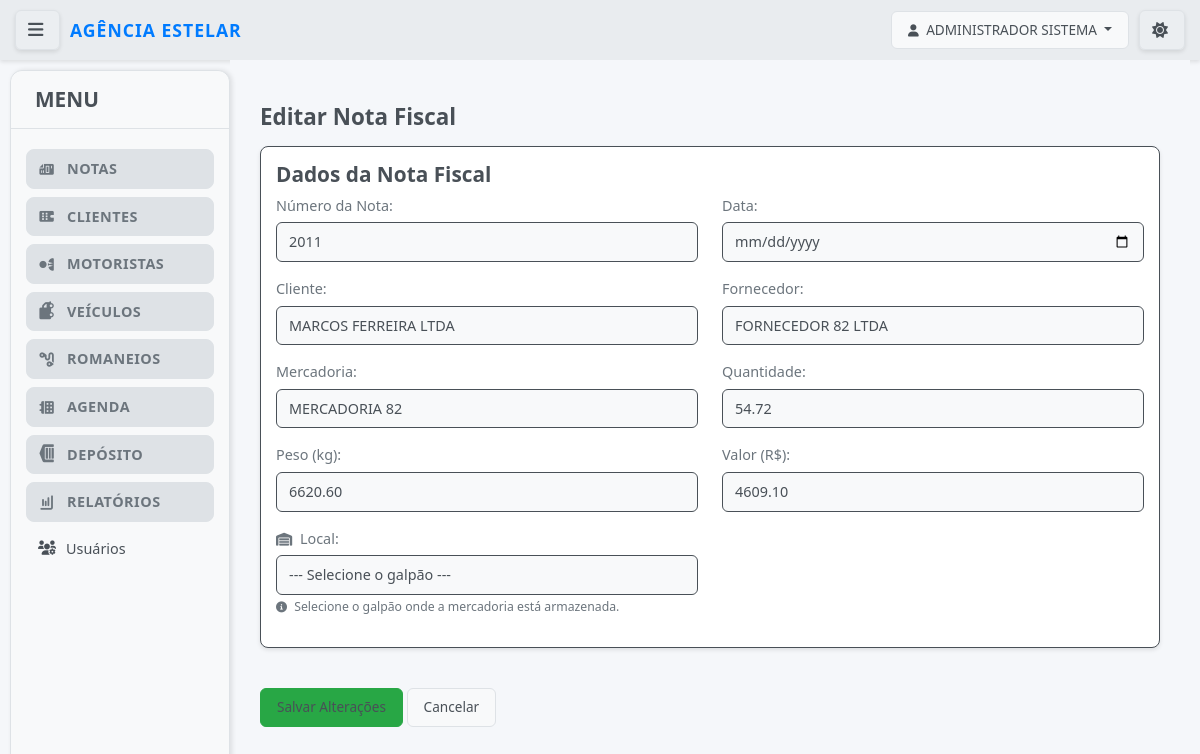
The app's page /notas/editar/456/ (signed in), older data.
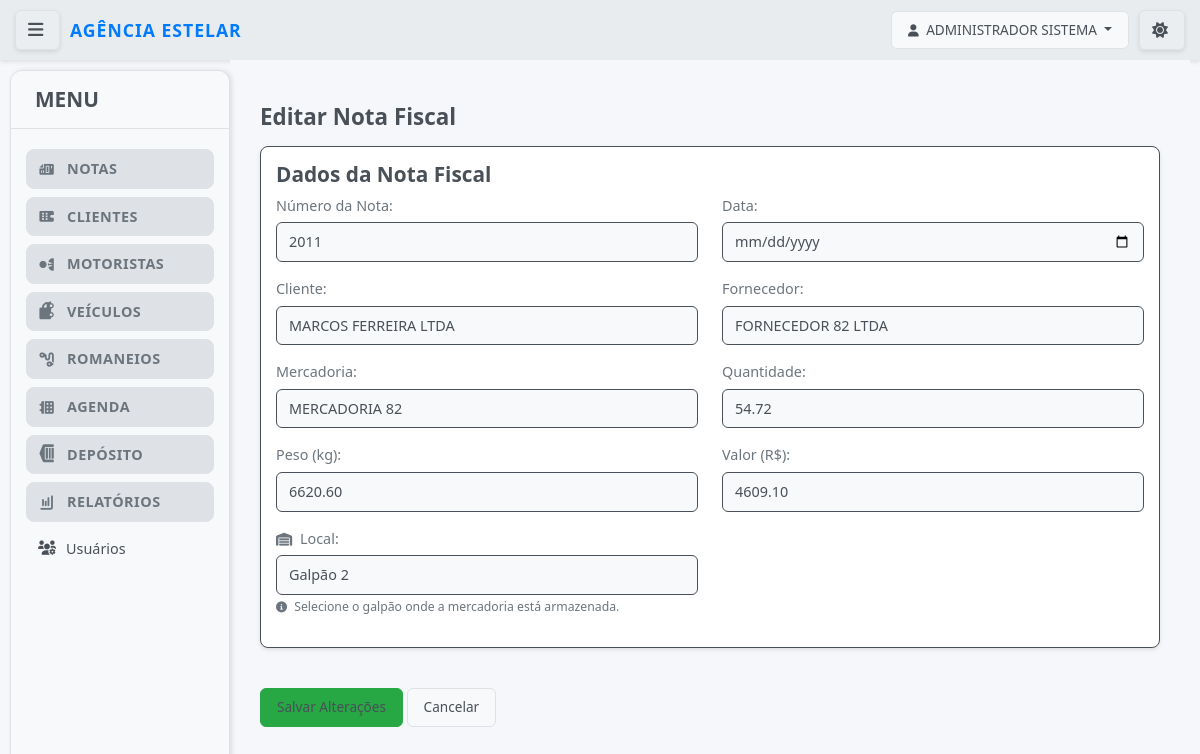
The same page, newer data.
### notas/models.py (models this page shows, shortened)
class UpperCaseMixin:
    def save(self, *args, **kwargs):
        for field in self._meta.fields:
            if hasattr(field, 'max_length') and hasattr(self, field.name):
                value = getattr(self, field.name)
                if value and isinstance(value, str):
                    exclude_fields = [
                        'email', 'password', 'username', 'cpf', 'cnpj',
                        'cnh', 'chassi', 'renavam', 'placa', 'cep',
                        'telefone', 'rntrc', 'numero_consulta', 'tipo_usuario',
                        'status'  # Adicionado para não converter status para maiúsculo
                    ]
                    if field.name not in exclude_fields:
                        setattr(self, field.name, value.upper())
        super().save(*args, **kwargs)

class NotaFiscal(UpperCaseMixin, models.Model):
    cliente = models.ForeignKey(Cliente, on_delete=models.PROTECT, related_name='notas_fiscais', verbose_name="Cliente")
    nota = models.CharField(max_length=50, verbose_name="Número da Nota")
    data = models.DateField(verbose_name="Data de Emissão") # Nome 'data' mantido, era o que o Django esperava
    fornecedor = models.CharField(max_length=200, verbose_name="Fornecedor")
    mercadoria = models.CharField(max_length=200, verbose_name="Mercadoria")
    quantidade = models.DecimalField(max_digits=10, decimal_places=2, verbose_name="Quantidade")
    peso = models.DecimalField(max_digits=10, decimal_places=2, verbose_name="Peso (kg)")
    valor = models.DecimalField(max_digits=10, decimal_places=2, verbose_name="Valor (R$)")
    STATUS_NF_CHOICES = [ # Renomeado para evitar conflito com Cliente.STATUS_CHOICES
        ('Depósito', 'Depósito'),
        ('Enviada', 'Enviada'),
    ]
    status = models.CharField(max_length=20, default='Depósito', choices=STATUS_NF_CHOICES, verbose_name="Status da NF")
    LOCAL_CHOICES = [
        ('1', 'Galpão 1'),
        ('2', 'Galpão 2'),
        ('3', 'Galpão 3'),
        ('4', 'Galpão 4'),
        ('5', 'Galpão 5'),
    ]
    local = models.CharField(max_length=10, choices=LOCAL_CHOICES, blank=True, null=True, verbose_name="Local")
    romaneios = models.ManyToManyField(
        'RomaneioViagem',
        related_name='notas_vinculadas', # Related_name para evitar conflito
        blank=True,
        verbose_name="Romaneios Vinculados"
    )
    class Meta:
        verbose_name = "Nota Fiscal"
        verbose_name_plural = "Notas Fiscais"
        ordering = ['-data', 'nota']
        constraints = [
            UniqueConstraint(fields=['nota', 'cliente', 'mercadoria', 'quantidade', 'peso'],
                             name='unique_nota_fiscal_por_campos_chave')
        ]

### notas/views.py (the view)
# urls.py: path('editar/<int:pk>/', views.editar_nota_fiscal, name='editar_nota_fiscal'),
def editar_nota_fiscal(request, pk):
    nota = get_object_or_404(NotaFiscal, pk=pk)
    if request.method == 'POST':
        form = NotaFiscalForm(request.POST, instance=nota)
        if form.is_valid():
            form.save()
            messages.success(request, 'Nota fiscal atualizada com sucesso!')
            return redirect('notas:detalhes_nota_fiscal', pk=nota.pk)
        else:
            messages.error(request, 'Houve um erro ao atualizar a nota fiscal. Verifique os campos.')
    else:
        form = NotaFiscalForm(instance=nota)
    return render(request, 'notas/editar_nota.html', {'form': form, 'nota': nota})

### notas/models.py (called while the page is built)
    def __str__(self):
        return self.razao_social

    def get_full_name(self):
        return f"{self.first_name} {self.last_name}".strip()

    @property
    def is_admin(self):
        return self.tipo_usuario == 'admin'

    @property
    def is_cliente(self):
        return self.tipo_usuario == 'cliente'

    def can_access_funcionalidades(self):
        return self.is_admin or self.is_funcionario

### notas/templates/notas/editar_nota.html (shortened to what this page needs)
{% extends 'base.html' %}
{% block content %}
<div class="container mt-4">
    <h2>Editar Nota Fiscal</h2>
    <form method="post">
        <div class="card card-body mb-4">
            <h3>Dados da Nota Fiscal</h3>
            <div class="row">
                <div class="col-md-6 mb-3">
                    <label for="{{ form.nota.id_for_label }}" class="form-label">{{ form.nota.label }}:</label>
                    {{ form.nota }}
                </div>
                <div class="col-md-6 mb-3">
                    <label for="{{ form.data.id_for_label }}" class="form-label">{{ form.data.label }}:</label>
                    {{ form.data }}
                </div>
                <div class="col-md-6 mb-3">
                    <label for="{{ form.cliente.id_for_label }}" class="form-label">{{ form.cliente.label }}:</label>
                    {{ form.cliente }}
                </div>
                <div class="col-md-6 mb-3">
                    <label for="{{ form.fornecedor.id_for_label }}" class="form-label">{{ form.fornecedor.label }}:</label>
                    {{ form.fornecedor }}
                </div>
                <div class="col-md-6 mb-3">
                    <label for="{{ form.mercadoria.id_for_label }}" class="form-label">{{ form.mercadoria.label }}:</label>
                    {{ form.mercadoria }}
                </div>
                <div class="col-md-6 mb-3">
                    <label for="{{ form.quantidade.id_for_label }}" class="form-label">{{ form.quantidade.label }}:</label>
                    {{ form.quantidade }}
                </div>
                <div class="col-md-6 mb-3">
                    <label for="{{ form.peso.id_for_label }}" class="form-label">{{ form.peso.label }}:</label>
                    {{ form.peso }}
                </div>
                <div class="col-md-6 mb-3">
                    <label for="{{ form.valor.id_for_label }}" class="form-label">{{ form.valor.label }}:</label>
                    {{ form.valor }}
                </div>
                <div class="col-md-6 mb-3">
                    <label for="{{ form.local.id_for_label }}" class="form-label">
                        <i class="fas fa-warehouse"></i> {{ form.local.label }}:
                    </label>
                    {{ form.local }}
                    <small class="form-text text-muted">
                        <i class="fas fa-info-circle"></i> Selecione o galpão onde a mercadoria está armazenada.
                    </small>
                </div>
            </div>
        </div>
        <button type="submit" class="btn btn-success mt-3">Salvar Alterações</button>
        <a href="{% url 'notas:detalhes_nota_fiscal' nota.pk %}" class="btn btn-secondary mt-3">Cancelar</a>
    </form>
</div>
{% endblock %}

Row changes from the older to the newer data that the page shows:
changed NotaFiscal "MARCOS FERREIRA LTDA": local "--- Selecione o galpão ---" → "Galpão 2"
